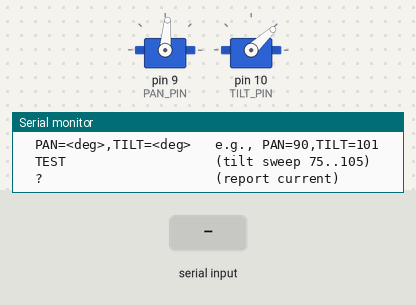
Bench run of a sketch on a simulated Arduino Uno, built with avr-gcc and run on an emulated ATmega328P. On the bench: 2 × servo, the last lines printed to the serial monitor. The test bench sets the inputs (shaded band).

Above: at 1.2 s.
1.3 s: "TEST\n" received over Serial
At 3.2 s:
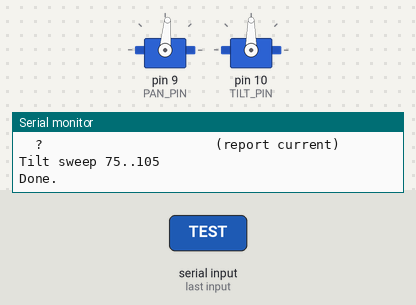
3.9 s: "TEST,1\n" received over Serial
5.4 s: "?\n" received over Serial
Timing chart, 0 to 8.4 s (numbered marks = the images above; inputs shaded):
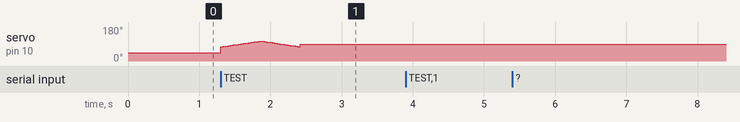

The sketch:

test.ino
```cpp
#include <Servo.h>

Servo servoPan, servoTilt;

const int PAN_PIN  = 9;   // check wiring
const int TILT_PIN = 10;  // check wiring

// Start centered (inside your ±15° window if you use it on the PC side)
float panDeg  = 85.0;
float tiltDeg = 43.0;

void setup() {
  Serial.begin(115200);

  // Attach once and never detach
  servoPan.attach(PAN_PIN, 1000, 2000);
  servoTilt.attach(TILT_PIN, 1000, 2000);

  // Go to start pose
  servoPan.write((int)panDeg);
  servoTilt.write((int)tiltDeg);

  Serial.println(F("Ready. Commands:"));
  Serial.println(F("  PAN=<deg>,TILT=<deg>   e.g., PAN=90,TILT=101"));
  Serial.println(F("  TEST                   (tilt sweep 75..105)"));
  Serial.println(F("  ?                      (report current)"));
}

void loop() {
  static String buf;

  // Read a full line
  while (Serial.available()) {
    char c = (char)Serial.read();
    if (c == '\n') {
      buf.trim();
      if (buf.length()) handleCommand(buf);
      buf = "";
    } else if (c != '\r') {
      buf += c;
    }
  }
}

void handleCommand(const String &cmd) {
  // Helpers
  if (cmd.equalsIgnoreCase("TEST")) {
    Serial.println(F("Tilt sweep 75..105"));
    for (int t = 75; t <= 105; ++t) { servoTilt.write(t); delay(18); }
    for (int t = 105; t >= 75; --t) { servoTilt.write(t); delay(18); }
    tiltDeg = 90; servoTilt.write(90);
    Serial.println(F("Done."));
    return;
  }
  if (cmd == "?") {
    Serial.print(F("PAN="));  Serial.print(panDeg,1);
    Serial.print(F(", TILT=")); Serial.println(tiltDeg,1);
    return;
  }

  // Parse PAN / TILT (order-agnostic, commas optional)
  float pCmd = panDeg, tCmd = tiltDeg;
  bool have = false;

  int pIdx = cmd.indexOf("PAN=");
  if (pIdx >= 0) {
    int end = cmd.indexOf(',', pIdx);
    String v = (end >= 0) ? cmd.substring(pIdx + 4, end) : cmd.substring(pIdx + 4);
    v.trim();
    if (v.length()) { pCmd = v.toFloat(); have = true; }
  }

  int tIdx = cmd.indexOf("TILT=");
  if (tIdx >= 0) {
    int end = cmd.indexOf(',', tIdx);
    String v = (end >= 0) ? cmd.substring(tIdx + 5, end) : cmd.substring(tIdx + 5);
    v.trim();
    if (v.length()) { tCmd = v.toFloat(); have = true; }
  }

  if (!have) {
    Serial.print(F("Unrecognized: "));
    Serial.println(cmd);
    return;
  }

  // Constrain to the servo’s physical 0..180 range (PC side enforces your tighter limits)
  pCmd = constrain(pCmd, 0, 180);
  tCmd = constrain(tCmd, 0, 180);

  // Write and cache
  servoPan.write((int)pCmd);
  servoTilt.write((int)tCmd);
  panDeg = pCmd;
  tiltDeg = tCmd;

  Serial.print(F("Set -> PAN="));  Serial.print(panDeg,1);
  Serial.print(F(", TILT="));       Serial.println(tiltDeg,1);
}
```
